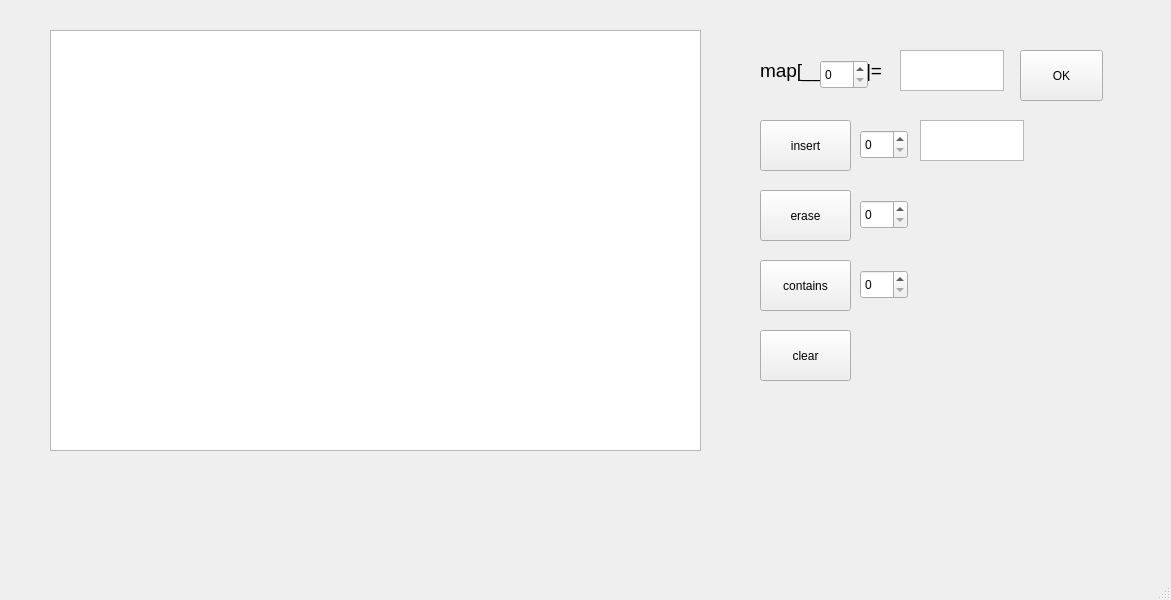
<?xml version="1.0" encoding="UTF-8"?>
<ui version="4.0">
 <class>MainWindow</class>
 <widget class="QMainWindow" name="MainWindow">
  <property name="geometry">
   <rect>
    <x>0</x>
    <y>0</y>
    <width>1171</width>
    <height>600</height>
   </rect>
  </property>
  <property name="windowTitle">
   <string>MainWindow</string>
  </property>
  <widget class="QWidget" name="centralwidget">
   <widget class="QLabel" name="label">
    <property name="geometry">
     <rect>
      <x>760</x>
      <y>40</y>
      <width>141</width>
      <height>61</height>
     </rect>
    </property>
    <property name="text">
     <string>&lt;html&gt;&lt;head/&gt;&lt;body&gt;&lt;p&gt;&lt;span style=&quot; font-size:14pt;&quot;&gt;map[______]=&lt;/span&gt;&lt;/p&gt;&lt;/body&gt;&lt;/html&gt;</string>
    </property>
   </widget>
   <widget class="QSpinBox" name="spinBox">
    <property name="geometry">
     <rect>
      <x>820</x>
      <y>60</y>
      <width>48</width>
      <height>29</height>
     </rect>
    </property>
   </widget>
   <widget class="QTextEdit" name="textEdit">
    <property name="geometry">
     <rect>
      <x>900</x>
      <y>50</y>
      <width>104</width>
      <height>41</height>
     </rect>
    </property>
   </widget>
   <widget class="QPushButton" name="pushButton">
    <property name="geometry">
     <rect>
      <x>1020</x>
      <y>50</y>
      <width>83</width>
      <height>51</height>
     </rect>
    </property>
    <property name="text">
     <string>OK</string>
    </property>
   </widget>
   <widget class="QPushButton" name="pushButton_2">
    <property name="geometry">
     <rect>
      <x>760</x>
      <y>120</y>
      <width>91</width>
      <height>51</height>
     </rect>
    </property>
    <property name="text">
     <string>insert</string>
    </property>
   </widget>
   <widget class="QSpinBox" name="spinBox_2">
    <property name="geometry">
     <rect>
      <x>860</x>
      <y>130</y>
      <width>48</width>
      <height>29</height>
     </rect>
    </property>
   </widget>
   <widget class="QTextEdit" name="textEdit_2">
    <property name="geometry">
     <rect>
      <x>920</x>
      <y>120</y>
      <width>104</width>
      <height>41</height>
     </rect>
    </property>
   </widget>
   <widget class="QPushButton" name="pushButton_3">
    <property name="geometry">
     <rect>
      <x>760</x>
      <y>190</y>
      <width>91</width>
      <height>51</height>
     </rect>
    </property>
    <property name="text">
     <string>erase</string>
    </property>
   </widget>
   <widget class="QSpinBox" name="spinBox_3">
    <property name="geometry">
     <rect>
      <x>860</x>
      <y>200</y>
      <width>48</width>
      <height>29</height>
     </rect>
    </property>
   </widget>
   <widget class="QPushButton" name="pushButton_4">
    <property name="geometry">
     <rect>
      <x>760</x>
      <y>260</y>
      <width>91</width>
      <height>51</height>
     </rect>
    </property>
    <property name="text">
     <string>contains</string>
    </property>
   </widget>
   <widget class="QPushButton" name="pushButton_5">
    <property name="geometry">
     <rect>
      <x>760</x>
      <y>330</y>
      <width>91</width>
      <height>51</height>
     </rect>
    </property>
    <property name="text">
     <string>clear</string>
    </property>
   </widget>
   <widget class="QListWidget" name="listWidget">
    <property name="geometry">
     <rect>
      <x>50</x>
      <y>30</y>
      <width>651</width>
      <height>421</height>
     </rect>
    </property>
   </widget>
   <widget class="QSpinBox" name="spinBox_4">
    <property name="geometry">
     <rect>
      <x>860</x>
      <y>270</y>
      <width>48</width>
      <height>29</height>
     </rect>
    </property>
   </widget>
  </widget>
  <widget class="QMenuBar" name="menubar">
   <property name="geometry">
    <rect>
     <x>0</x>
     <y>0</y>
     <width>1171</width>
     <height>25</height>
    </rect>
   </property>
  </widget>
  <widget class="QStatusBar" name="statusbar"/>
 </widget>
 <resources/>
 <connections/>
</ui>
